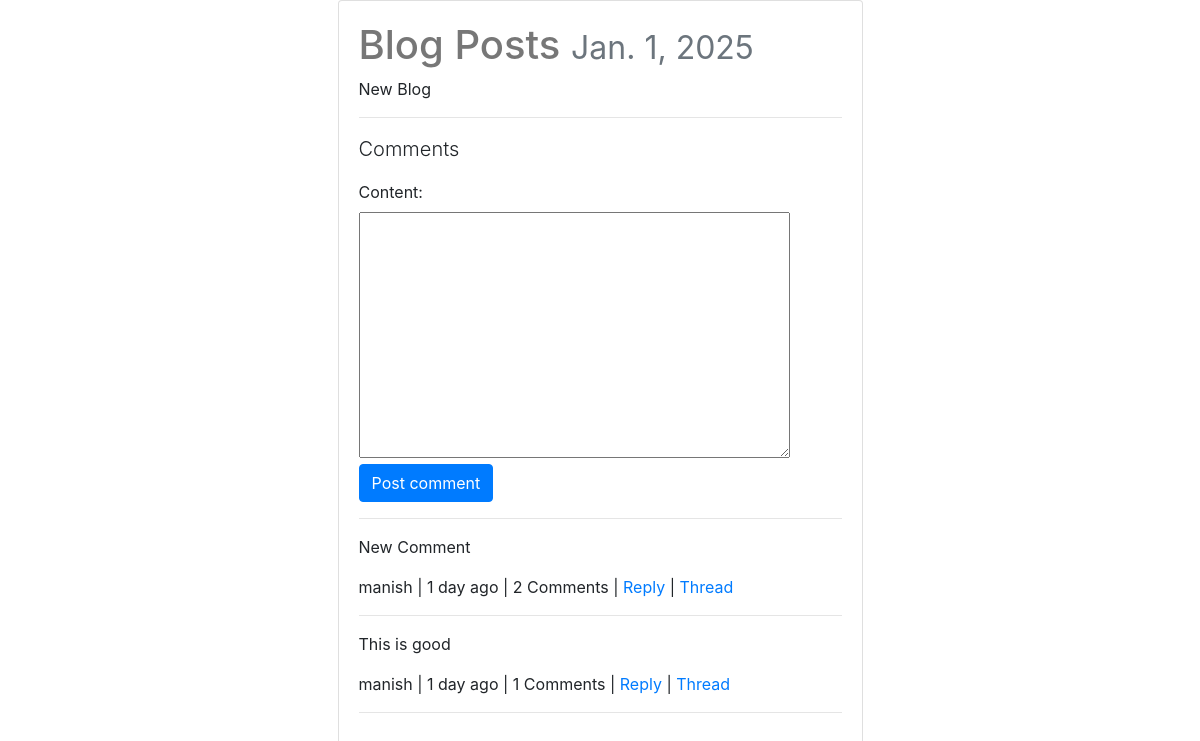
/posts/blog-posts/, run on an earlier commit of the app's database.
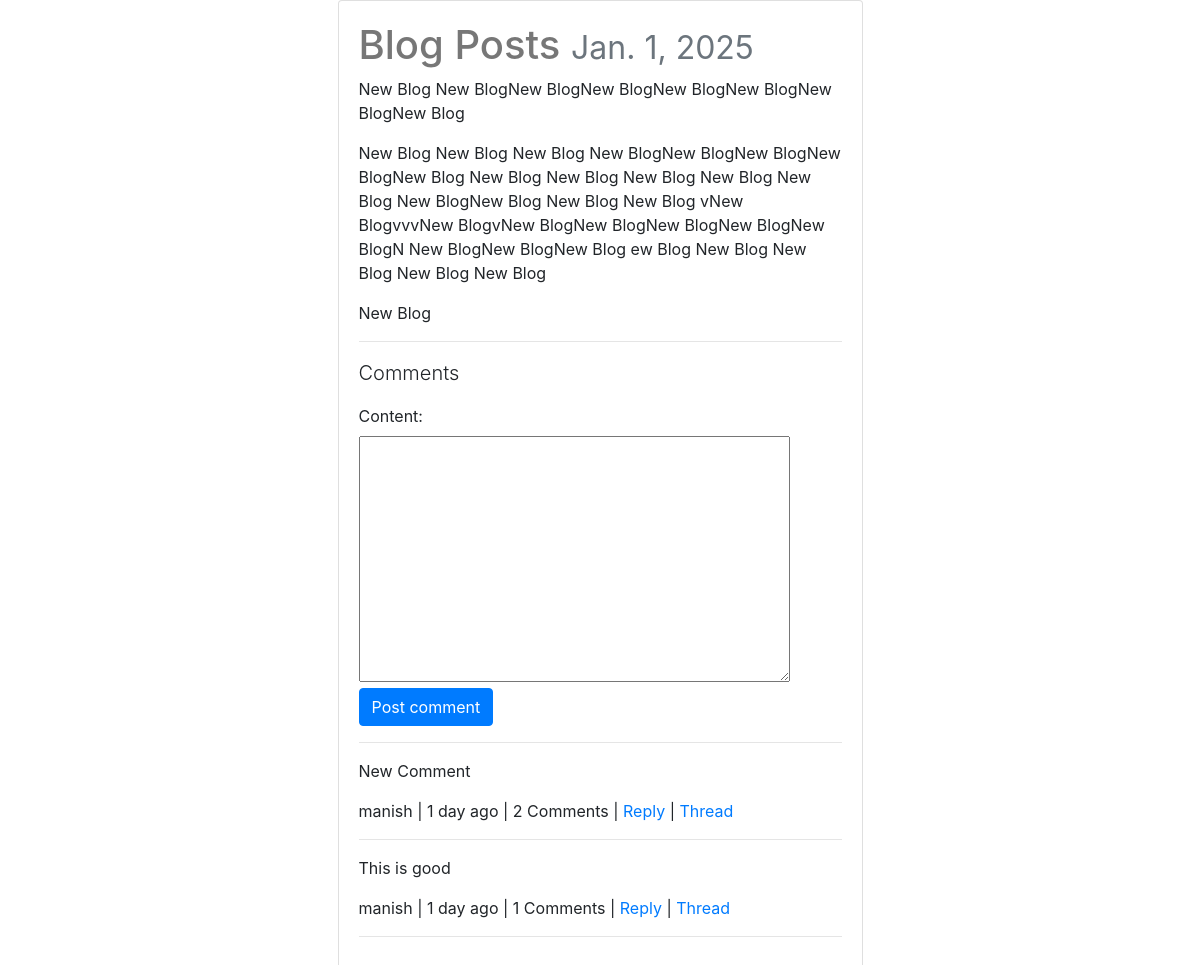
And on a later commit of the database.
### posts/models.py (models this page shows, shortened)
class Post(models.Model):
    user = models.ForeignKey(settings.AUTH_USER_MODEL, on_delete=models.CASCADE, default=1)
    title = models.CharField(max_length=30)
    slug = models.SlugField(unique=True, blank=True)
    image = models.ImageField(upload_to=upload_location,
            null=True,
            blank=True,
            width_field="width_field",
            height_field="height_field")
    height_field = models.IntegerField(null=True, blank=True)
    width_field = models.IntegerField(null=True, blank=True)
    content = models.TextField()
    draft = models.BooleanField(default=False)
    publish = models.DateField(auto_now=False, auto_now_add=False)
    updated = models.DateTimeField(auto_now=True, auto_now_add=False)
    timestamp = models.DateTimeField(auto_now=False, auto_now_add=True)
    objects = PostManager() # Linking model manager to our model
    def get_markdown(self):
        content = self.content
        markdown_text = markdown(content)
        return mark_safe(markdown_text)
    @property
    def get_content_type(self):
        instance = self
        content_type = ContentType.objects.get_for_model(instance.__class__)
        return content_type
    class Meta:
        ordering = ["-timestamp", "-updated"]

### posts/views.py (the view, shortened to what this page needs)
# urls.py: path('<slug:slug>/', post_detail, name='detail'),
def post_detail(request, slug):
    instance = get_object_or_404(Post, slug=slug)
    if instance.publish > timezone.now().date() or instance.draft:
        if not request.user.is_authenticated:
            raise Http404
    share_string = quote_plus(instance.content)
    print(get_read_time(instance.get_markdown()))
    initial_data = {
        "content_type": instance.get_content_type,
        "object_id": instance.id,
    }
    form = CommentForm(request.POST or None, initial=initial_data)
    comments = Comment.objects.filter_by_instance(instance)
    context = {
        "title": instance.title,
        "instance": instance,
        "share_string": share_string,
        "comments": comments,
        "comment_form": form,
    }
    return render(request, 'posts/post_detail.html', context)

### comments/forms.py
class CommentForm(forms.Form):
    content_type = forms.CharField(widget=forms.HiddenInput)
    object_id = forms.IntegerField(widget=forms.HiddenInput)
    content = forms.CharField(widget=forms.Textarea)

### comments/models.py (called while the page is built)
    def filter_by_instance(self, instance):
        content_type = ContentType.objects.get_for_model(instance.__class__) # Used to get  content type object associated with model of instance
        obj_id = instance.id
        qs = super(CommentManager, self).filter(content_type=content_type, object_id=obj_id).filter(parent=None) # It is getting superclass relating to instance in other words Comment.objects
        return qs

    def get_absolute_url(self):
        return reverse("comments:thread", kwargs={"id": self.id})

    def children(self):
        return Comment.objects.filter(parent=self)

### posts/utils.py (called while the page is built)
def count_words(html_string):
    word_string = strip_tags(html_string)
    matching_words = re.findall(r'\w+', word_string)
    count = len(matching_words)
    return count

### posts/templates/posts/post_detail.html (shortened to what this page needs)
{% extends "posts/base.html" %}
{% block content %}
<div class="col-12 col-sm-10 col-md-8 col-lg-6 mb-1 offset-sm-1 offset-md-2 offset-lg-3">
    <div class="card">
        <div class="card-body">
            <h1>{{ instance.title }}
                <small class="text-muted">{{ instance.publish }}</small>
            </h1>
            <div class="post-detail-item">
                {{ instance.get_markdown }}
            </div>
            <hr/>
            <div>
                <p class='lead'>Comments</p>
                <form method="POST" action="."> {% csrf_token %}
                    {{ comment_form }}
                    <input type='submit' value='Post comment' class='btn btn-primary'>
                </form>
                <hr/>
                {% for comment in comments %}
                    <blockquote>
                        <p>{{ comment.content }}</p>
                        <footer>{{ comment.user }} | {{ comment.timestamp|timesince }} ago | {% if comment.children.count > 0 %}{{ comment.children.count }} Comments {% if comment.children.count > 1 %} {% endif %} | {% endif %} <a class='comment-reply-btn' href='#'>Reply</a> | <a class='' href='{{ comment.get_absolute_url }}'>Thread</a> </footer>
                    </blockquote>
                    <hr/>
                {% endfor %}
            </div>
        </div>
    </div>
</div>
{% endblock content %}

What changed in the data, as far as the page shows it:
changed Post "Blog Posts": get_markdown "New Blog" → "New Blog New BlogNew BlogNew BlogNew BlogNew BlogNew BlogNew Blog New Blog New Blog New Blog New BlogNew BlogNew BlogNew BlogNew Blog New Blog New Blog New Blog New Blog New Blog New BlogNew Blog New Blog New Blog vNew BlogvvvNew BlogvNew BlogNew BlogNew BlogNew BlogNew BlogN New BlogNew BlogNew Blog ew Blog New Blog New Blog New Blog New Blog New Blog"
